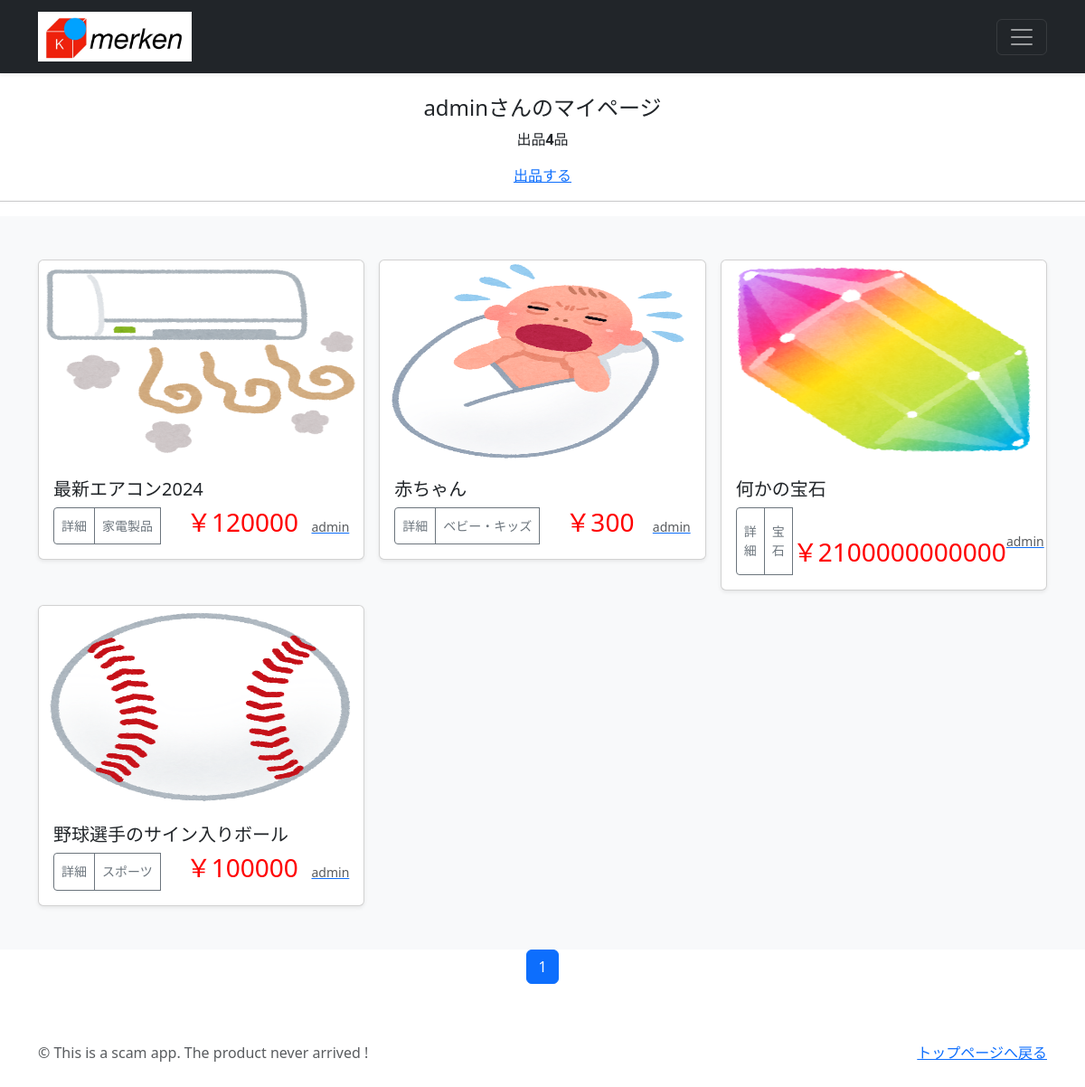
Screenshot of /mypage/ (signed in) with the database file from the repository.
### accounts/models.py (models this page shows)
class CustomUser(AbstractUser):
    pass

### trade/models.py (models this page shows, shortened)
class TradePost(models.Model):
    user = models.ForeignKey(
        CustomUser,
        verbose_name='ユーザー',
        on_delete=models.CASCADE
        )
    category = models.ForeignKey(
        Category,
        verbose_name='カテゴリ',
        on_delete=models.PROTECT
        )
    title = models.CharField(
        verbose_name='商品名', # フィールドのタイトル
        max_length=200        # 最大文字数は200
        )
    comment = models.TextField(
        verbose_name='コメント',  # フィールドのタイトル
        )
    price = models.IntegerField(
        verbose_name = '価格',
    )
    image1 = models.ImageField(
        verbose_name='イメージ1',# フィールドのタイトル
        upload_to = 'media'   # MEDIA_ROOT以下のphotosにファイルを保存
        )
    image2 = models.ImageField(
        verbose_name='イメージ2',# フィールドのタイトル
        upload_to = 'media',  # MEDIA_ROOT以下のphotosにファイルを保存
        blank=True,            # フィールド値の設定は必須でない
        null=True              # データベースにnullが保存されることを許容
        )
    posted_at = models.DateTimeField(
        verbose_name='投稿日時', # フィールドのタイトル
        auto_now_add=True       # 日時を自動追加
        )

class Category(models.Model):
    title = models.CharField(
        verbose_name='カテゴリ', # フィールドのタイトル
        max_length=20)

### trade/views.py (the view)
# urls.py: path('mypage/',views.MypageView.as_view(),name='mypage'),
class MypageView(ListView):
    template_name = 'mypage.html'
    paginate_by = 9
    def get_queryset(self):
        queryset = TradePost.objects.filter(
            user=self.request.user).order_by('-posted_at')
        return queryset

### trade/templates/mypage.html (shortened to what this page needs)
{% extends 'base.html' %}
      {% block contents %}
      {% if user.is_authenticated %}
        <br>
        <div style="text-align:center">
          <h4>{{user.username}}さんのマイページ</h4>
          {% if object_list.count == 0 %}
            <p>{{user.username}}さんの出品はありません</p>
          {% else %}
            <p>出品<strong>{{object_list.count}}</strong>品</p>
          {% endif %}
          <a href="{% url 'trade:post' %}">出品する</a>
        </div>
        <hr>
      {% endif %}
      {% include "trade_list.html" %}
      {% include "pagination.html" %}
      {% endblock %}

### trade/templates/base.html (shortened to what this page needs)
{% load static %}
<!doctype html>
<html lang="ja" data-bs-theme="auto">
  <head>
    <link href="https://cdn.jsdelivr.net/npm/bootstrap@5.3.0/dist/css/bootstrap.min.css" rel="stylesheet">
  </head>
<body>
  <header data-bs-theme="dark">
  <div class="navbar navbar-dark bg-dark shadow-sm">
    <div class="container">
      <a href="{% url 'trade:index' %}"
        class="navbar-brand d-flex align-items-center">
        <img src="..\..\static\merken.jpg" widht="300px" height="55" fill="none">
      </a>
      <button class="navbar-toggler"
              type="button"
              data-bs-toggle="collapse"
              data-bs-target="#navbarHeader"
              aria-controls="navbarHeader"
              aria-expanded="false"
              aria-label="Toggle navigation">
        <span class="navbar-toggler-icon"></span>
      </button>
    </div>
  </div>
  </header>
  <main>
    {% block contents %}{% endblock  %}
  </main>
  <footer class="text-body-secondary py-5">
    <div class="container">
      <p class="float-end mb-1">
        <a href="{% url "trade:index" %}">トップページへ戻る</a>
      </p>
      <p class="mb-1"> &copy; This is a scam app. The product never arrived !
      </p>
    </div>
  </footer>
    </body>
</html>

### trade/templates/trade_list.html (shortened to what this page needs)
<div class="album py-5 bg-light">
  <div class="container">
    <div class="row row-cols-1 row-cols-sm-2 row-cols-md-3 g-3">
      {% for record in object_list %}
      <div class="col">
        <div class="card shadow-sm">
          <img src="{{ record.image1.url }}"
              class="bd-placeholder-img card-img-top"
              width="100%" height="225"
              xmlns="http://www.w3.org/2000/svg"
              role="img" aria-label="Placeholder: Thumbnail"
              preserveAspectRatio="xMidYMid slice"
              focusable="false">
              <rect width="100%" height="100%" fill="#55595c"/>
          <div class="card-body">
            <h5 class="card-text">
              {{record.title}}
            </h5>
            <div class="d-flex justify-content-between align-items-center">
              <div class="btn-group">
                {% if request.user  %}
                <button type = "button"
                        class="btn btn-sm btn-outline-secondary"
                        onclick="location.href='{% url 'trade:trade_detail' record.pk %}'">
                        詳細</button>
                {% endif %}
                <button type = "button"
                        class="btn btn-sm btn-outline-secondary"
                        onclick="location.href='{% url 'trade:trades_cat' category=record.category.id %}'">
                                {{record.category.title}}</button>
                <h3 style="color:red">　￥{{record.price}}</h3>
              </div>
              <a href="{% url 'trade:user_list' user=record.user.id %}">
                <small class="text-muted">
                  {{record.user.username}}</small>
              </a>
            </div>
          </div>
        </div>
      </div>
      {% endfor %}
    </div>
  </div>
</div>

### trade/templates/pagination.html (shortened to what this page needs)
<ul class="pagination"
    style="justify-content:center">
    {% for num in page_obj.paginator.page_range %}
        {% if page_obj.number == num %}
        <li class="page-item active">
            <span class="page-link">{{ num }}</span>
        </li>
        {% endif %}
    {% endfor %}
</ul>

### trade/templates/base.html (style rules this page uses)
.bd-placeholder-img { font-size: 1.125rem; text-anchor: middle; -webkit-user-select: none; -moz-user-select: none; user-select: none; }

### rows the page displays
CustomUser: username "admin"
TradePost: image1 (picture), title "最新エアコン2024", category "家電製品", price "120000", user.username "admin"
TradePost: image1 (picture), title "赤ちゃん", category "ベビー・キッズ", price "300", user.username "admin"
TradePost: image1 (picture), title "何かの宝石", category "宝石", price "2100000000000", user.username "admin"
TradePost: image1 (picture), title "野球選手のサイン入りボール", category "スポーツ", price "100000", user.username "admin"

### other values shown
{{ object_list.count }} "4"
{{ num }} "1"
